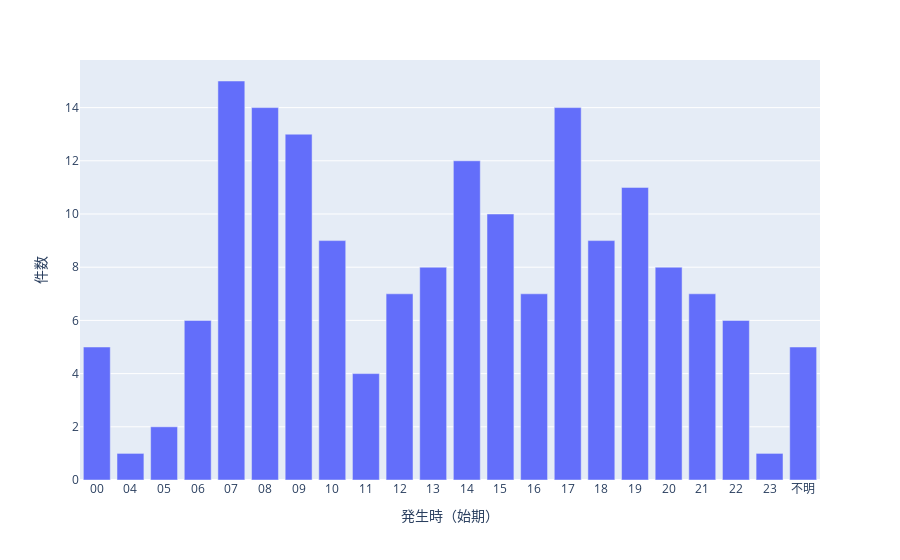

The notebook cell this image was saved under:
### Code cell
fig = px.bar(time,
            x='発生時（始期）',
            y='件数'
            )
fig.update_xaxes(categoryorder='category ascending')
fig.show()

### Figure 1 — Plotly figure (JSON) as saved in the notebook; plotly's stock layout.template omitted (floating-point values rounded to 4 significant figures)
{"data": [{"alignmentgroup": "True", "hovertemplate": "発生時（始期）=%{x}<br>件数=%{y}<extra></extra>", "legendgroup": "", "marker": {"color": "#636efa", "pattern": {"shape": ""}}, "name": "", "offsetgroup": "", "orientation": "v", "showlegend": false, "textposition": "auto", "type": "bar", "x": ["07", "08", "17", "09", "14", "19", "15", "10", "18", "20", "13", "16", "12", "21", "22", "06", "00", "不明", "11", "05", "04", "23"], "xaxis": "x", "y": [15, 14, 14, 13, 12, 11, 10, 9, 9, 8, 8, 7, 7, 7, 6, 6, 5, 5, 4, 2, 1, 1], "yaxis": "y"}], "layout": {"barmode": "relative", "legend": {"tracegroupgap": 0}, "margin": {"t": 60}, "xaxis": {"anchor": "y", "categoryorder": "category ascending", "domain": [0, 1], "title": {"text": "発生時（始期）"}}, "yaxis": {"anchor": "x", "domain": [0, 1], "title": {"text": "件数"}}}}
